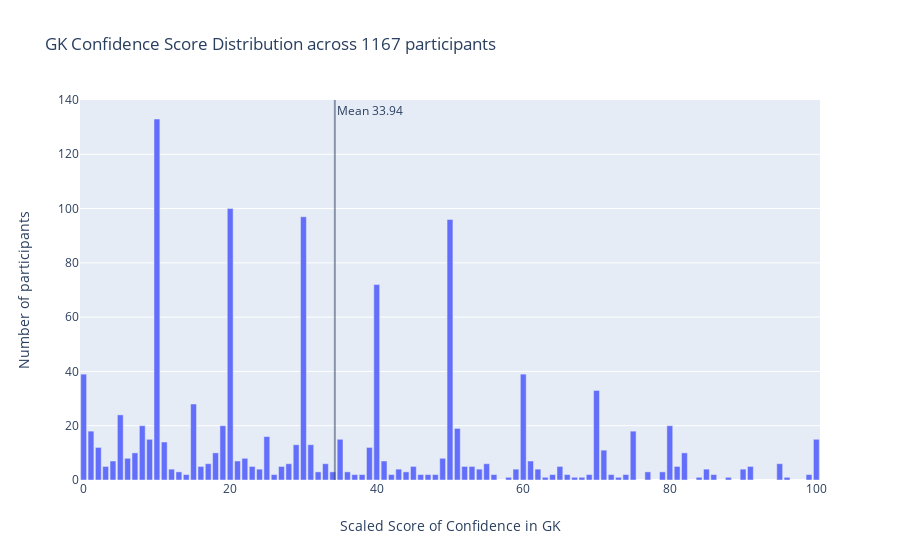

The cell this chart's notebook holds for it:
### Code cell
# progress distribution
cnt_srs = ndf['value'].value_counts()

trace = go.Bar(
    x=cnt_srs.index,
    y=cnt_srs.values,
    marker=dict(
        #color = np.random.randn(500), #set color equal to a variable
        #color = cnt_srs.values,
        showscale=True
    ),
)


layout = go.Layout(
    title='GK Confidence Score Distribution across {} participants'.format(len(ndf))
)
data = [trace]
fig = go.Figure(data=data, layout=layout)

fig.add_vline(x=conf_df['value'].mean(), opacity=.5, annotation_text="Mean {}".format(ndf['value'].mean().round(2)))
fig.update_traces(showlegend=False)
fig.update_traces(marker_showscale=False)

fig.update_xaxes(
        tickangle = 0,
        title_text = "Scaled Score of Confidence in GK",
        title_font = {"size": 14},
        title_standoff = 25)

fig.update_yaxes(
        title_text = "Number of participants",
        title_standoff = 25)

### Figure 1 — Plotly figure (JSON) as saved in the notebook; plotly's stock layout.template omitted (floating-point values rounded to 4 significant figures)
{"data": [{"marker": {"showscale": false}, "showlegend": false, "type": "bar", "x": [10, 20, 30, 50, 40, 0, 60, 70, 15, 5, 19, 8, 80, 51, 1, 75, 25, 100, 35, 9, 11, 29, 31, 39, 2, 71, 82, 18, 7, 49, 22, 6, 21, 4, 41, 61, 17, 28, 33, 95, 55, 3, 53, 45, 81, 16, 65, 23, 52, 27, 91, 85, 54, 59, 90, 12, 62, 24, 43, 36, 13, 79, 32, 34, 44, 77, 26, 72, 99, 38, 47, 69, 86, 14, 56, 48, 66, 64, 37, 46, 74, 42, 84, 67, 73, 68, 96, 63, 58, 88], "y": [133, 100, 97, 96, 72, 39, 39, 33, 28, 24, 20, 20, 20, 19, 18, 18, 16, 15, 15, 15, 14, 13, 13, 12, 12, 11, 10, 10, 10, 8, 8, 8, 7, 7, 7, 7, 6, 6, 6, 6, 6, 5, 5, 5, 5, 5, 5, 5, 5, 5, 5, 4, 4, 4, 4, 4, 4, 4, 4, 3, 3, 3, 3, 3, 3, 3, 2, 2, 2, 2, 2, 2, 2, 2, 2, 2, 2, 2, 2, 2, 2, 2, 1, 1, 1, 1, 1, 1, 1, 1]}], "layout": {"annotations": [{"showarrow": false, "text": "Mean 33.94", "x": 34.28, "xanchor": "left", "xref": "x", "y": 1, "yanchor": "top", "yref": "y domain"}], "shapes": [{"opacity": 0.5, "type": "line", "x0": 34.28, "x1": 34.28, "xref": "x", "y0": 0, "y1": 1, "yref": "y domain"}], "title": {"text": "GK Confidence Score Distribution across 1167 participants"}, "xaxis": {"tickangle": 0, "title": {"font": {"size": 14}, "standoff": 25, "text": "Scaled Score of Confidence in GK"}}, "yaxis": {"title": {"standoff": 25, "text": "Number of participants"}}}}
